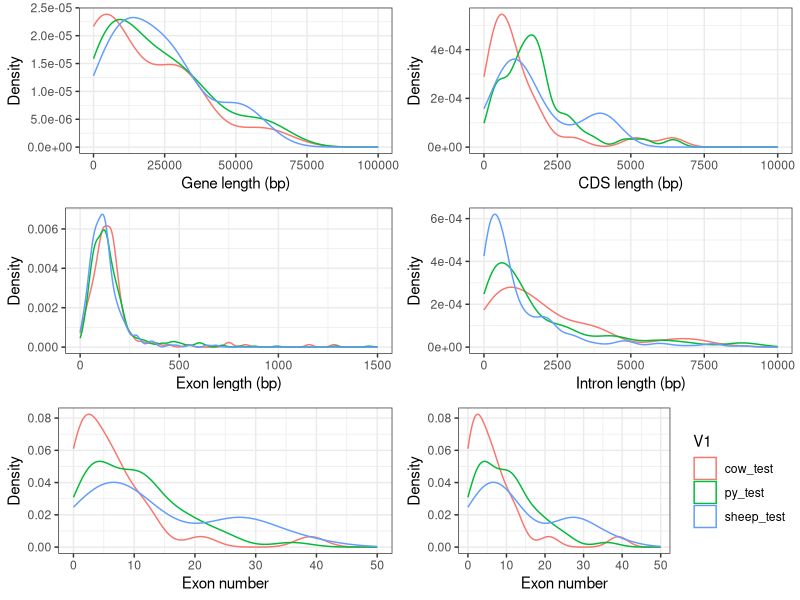

Here is the R script that generated this plot:
library(ggplot2)
library(gridExtra)
read_0mRNA = read.table("02.Gene.stat.pl.mRNA.len.txt",header=F)
plot_0mRNA = ggplot(read_0mRNA,aes(V3,col=V1))+geom_density()+xlim(0,100000)+xlab("Gene length (bp)")+ylab("Density")+theme_bw()+theme(legend.position="none")
read_1CDS = read.table("02.Gene.stat.pl.CDS.len.txt",header=F)
plot_1CDS = ggplot(read_1CDS,aes(V3,col=V1))+geom_density()+xlim(0,10000)+xlab("CDS length (bp)")+ylab("Density")+theme_bw()+theme(legend.position="none")
read_2Exon = read.table("02.Gene.stat.pl.Exon.len.txt",header=F)
plot_2Exon = ggplot(read_2Exon,aes(V3,col=V1))+geom_density()+xlim(0,1500)+xlab("Exon length (bp)")+ylab("Density")+theme_bw()+theme(legend.position="none")
read_3Intron = read.table("02.Gene.stat.pl.Intron.len.txt",header=F)
plot_3Intron = ggplot(read_3Intron,aes(V3,col=V1))+geom_density()+xlim(0,10000)+xlab("Intron length (bp)")+ylab("Density")+theme_bw()+theme(legend.position="none")
read_4Exon_num = read.table("02.Gene.stat.pl.Exon.num.txt",header=F)
plot_4Exon_num = ggplot(read_4Exon_num,aes(V3,col=V1))+geom_density()+xlim(0,50)+xlab("Exon number")+ylab("Density")+theme_bw()+theme(legend.position="none")
plot_legend_4Exon_num = ggplot(read_4Exon_num,aes(V3,col=V1))+geom_density()+xlim(0,50)+xlab("Exon number")+ylab("Density")+theme_bw()
pdf(file="03.plot.pl.pdf",width=7,height=10)
grid.arrange(plot_0mRNA,plot_1CDS,plot_2Exon,plot_3Intron,plot_4Exon_num,plot_legend_4Exon_num,ncol=2)
dev.off()
